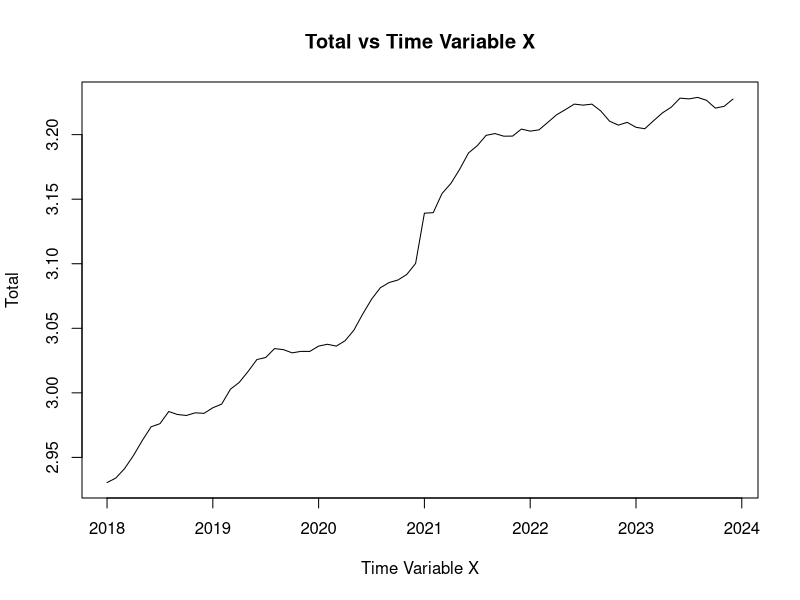
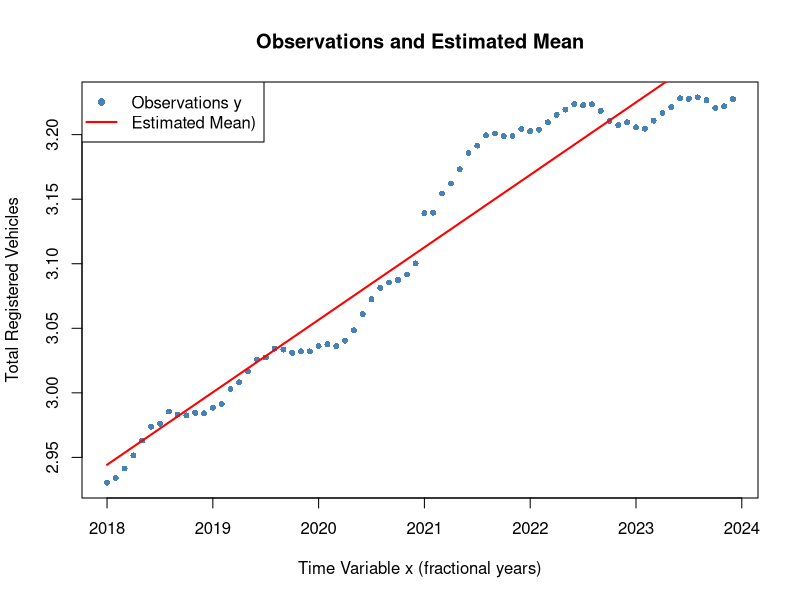
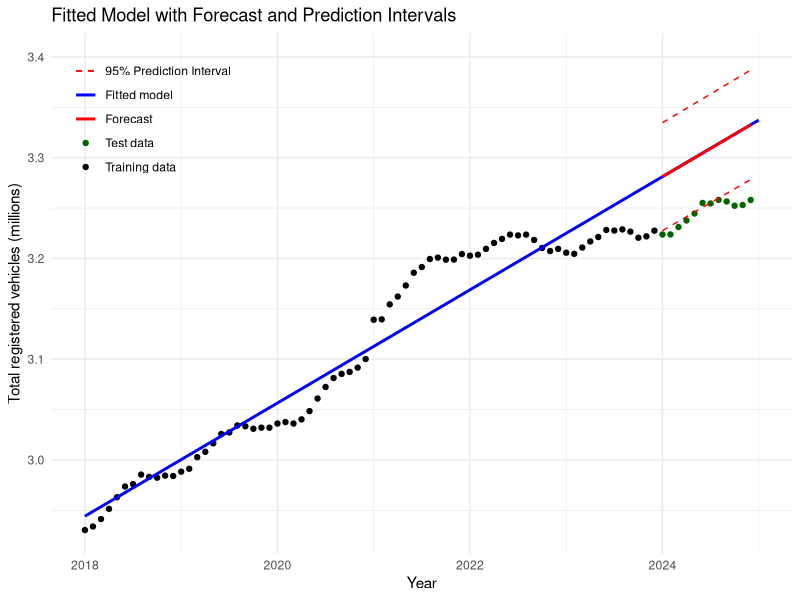
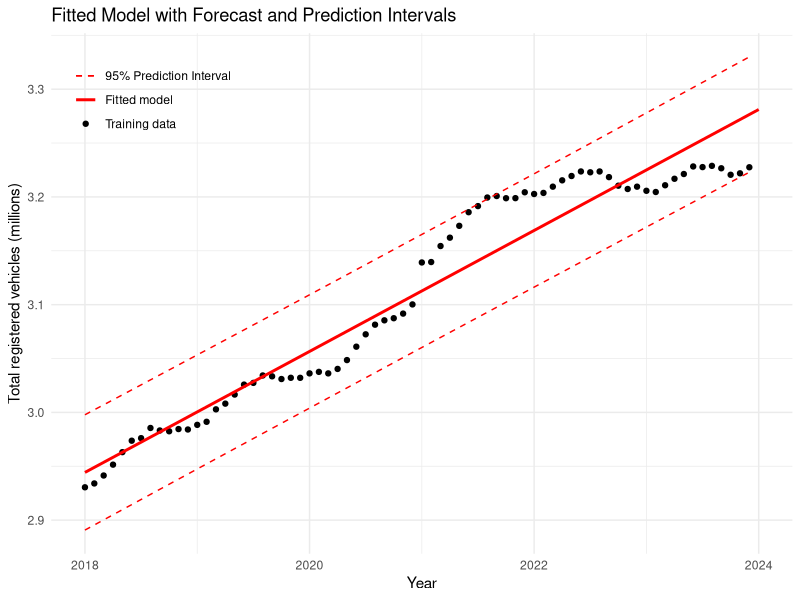
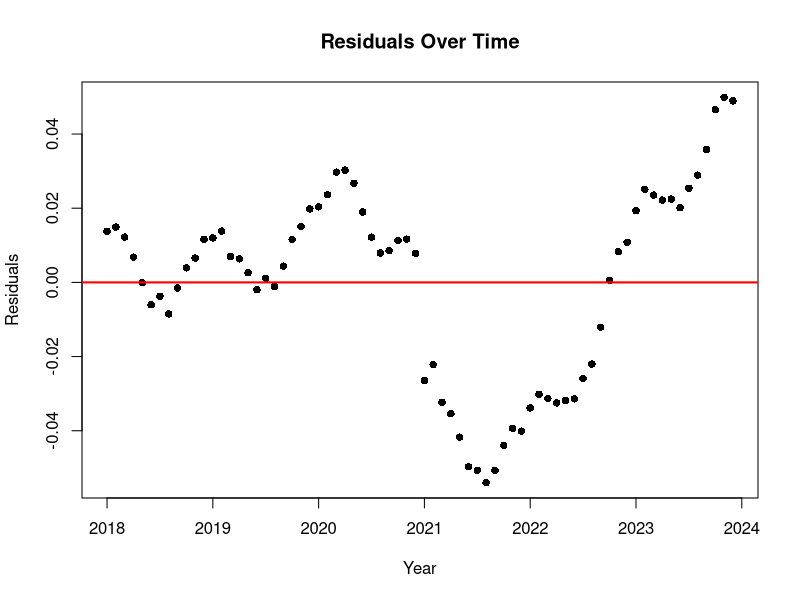
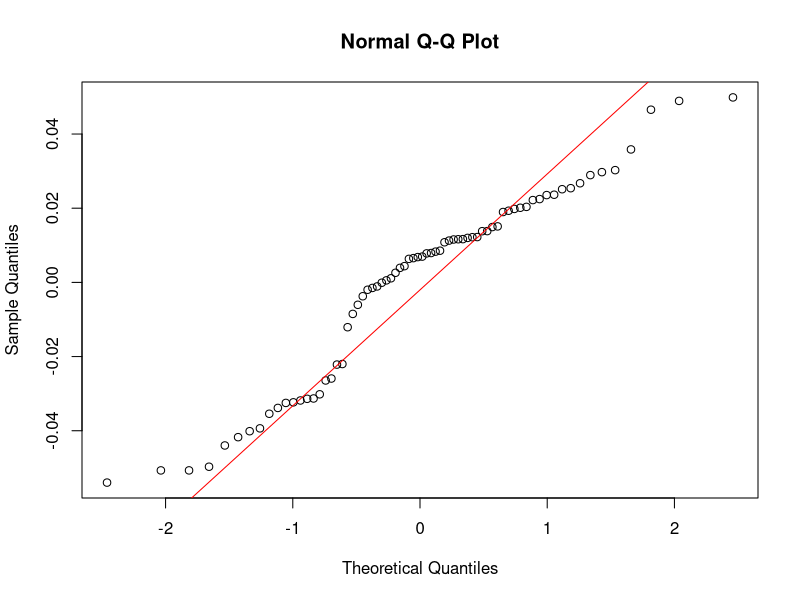
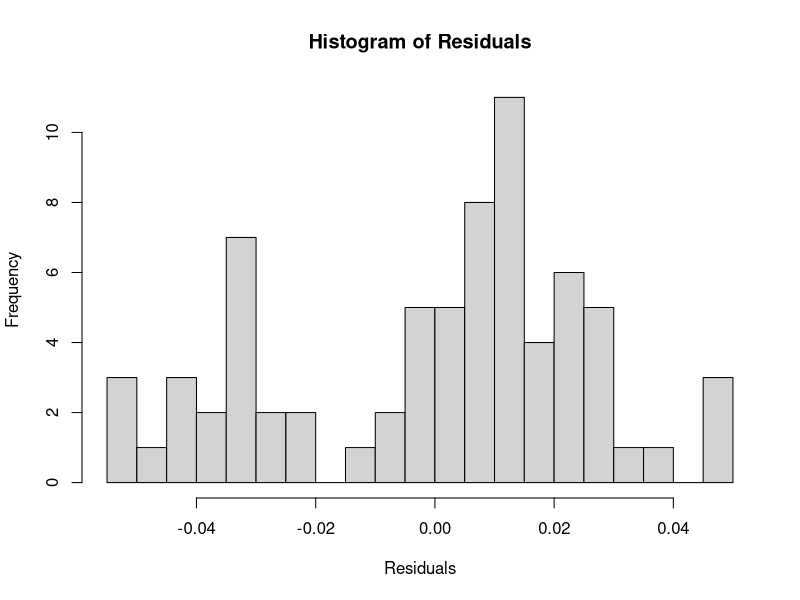
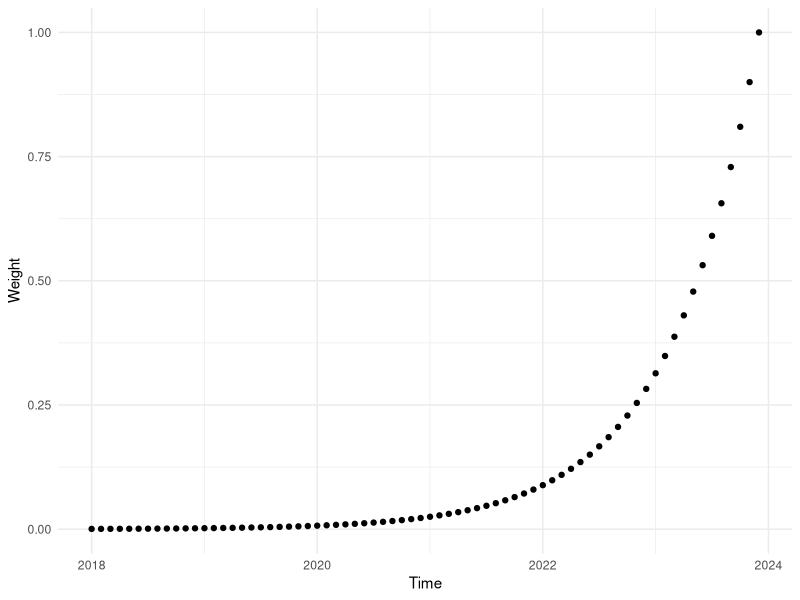

Write the R code that produced these figures, in order.
## ---- chunk 1
library(ggplot2)
## ---- chunk 2
### Read training data
#! Perhaps you need to set the working directory!?
#setwd("/home/pbac/g/course02417/2025/assignment1")
D <- read.csv("DST_BIL54.csv")
str(D)

# See the help
?strftime
D$time <- as.POSIXct(paste0(D$time,"-01"), "%Y-%m-%d", tz="UTC")
D$time
class(D$time)

## Year to month for each of them
D$year <- 1900 + as.POSIXlt(D$time)$year + as.POSIXlt(D$time)$mon / 12

## Make the output variable a floating point (i.e.\ decimal number)
D$total <- as.numeric(D$total) / 1E6

## Divide intro train and test set
teststart <- as.POSIXct("2024-01-01", tz="UTC")
Dtrain <- D[D$time < teststart, ]
Dtest <- D[D$time >= teststart, ]
## ---- chunk 3
Dtrain
## ---- chunk 4
dates <- as.Date(Dtrain$time)

# Create x 
Dtrain$x <- as.numeric(format(Dtrain$time, "%Y")) + 
            (as.numeric(format(Dtrain$time, "%m")) - 1) / 12
## ---- chunk 5
# Plot training data vs x

variable_of_interest = Dtrain$total
plot(Dtrain$x, variable_of_interest, type = "l", xlab = "Time Variable X", 
     ylab = "Total", main = "Total vs Time Variable X")

## ---- chunk 6
# Basic statistics
cat("Start value (2018-01):", Dtrain$total[1], "\n") 
cat("End value (2023-12):", tail(Dtrain$total, 1), "\n")
cat("Total growth:", tail(Dtrain$total, 1) - Dtrain$total[1], "\n")
cat("Monthly observations:", nrow(Dtrain), "\n")
cat("Average monthly growth:", mean(diff(Dtrain$total)), "\n")
cat("Annual growth rate:", mean(diff(Dtrain$total)) * 12, "\n")

# Linear trend fit (R² for predictability)
fit <- lm(total ~ x, data = Dtrain)
cat("Linear model R²:", round(summary(fit)$r.squared, 3), "\n")

# Print results
print(fit)
## ---- chunk 7
head(Dtrain[, c("x", "total")], 3)
## ---- chunk 8
y <- Dtrain$total
X <- cbind(1, Dtrain$x)

thetahat <- solve(t(X) %*% X) %*% t(X) %*% y

thetahat

## ---- chunk 9

# Step 1: Residuals
residuals <- y - X %*% thetahat

# Step 2: Estimate sigma^2 (residual variance)
n <- nrow(X)           # 72 observations
p <- ncol(X)           # 2 parameters
sigma2_hat <- sum(residuals^2) / (n - p)  # unbiased estimator

# Step 3: Variance-covariance matrix of thetahat
V_theta <- sigma2_hat * solve(t(X) %*% X)

# Step 4: Standard errors = sqrt(diag(V_theta))
se_theta1 <- sqrt(V_theta[1,1])  # σ̂_θ₁
se_theta2 <- sqrt(V_theta[2,2])  # σ̂_θ₂

se_theta1

se_theta2
## ---- chunk 10
fitted_mean <- X %*% thetahat  # μ̂(x) for all training points

plot(Dtrain$x, Dtrain$total, 
     pch = 16, col = "steelblue", cex = 0.8,
     xlab = "Time Variable x (fractional years)",
     ylab = "Total Registered Vehicles",
     main = "Observations and Estimated Mean")

lines(Dtrain$x, fitted_mean, col = "red", lwd = 2)

# Legend
legend("topleft", 
       legend = c("Observations y", "Estimated Mean)"), 
       pch = c(16, NA), 
       lty = c(NA, 1), 
       col = c("steelblue", "red"), 
       lwd = c(NA, 2))

## ---- chunk 11
# Test set: 2024-Jan to Dec

# Create x 
Dtest$x <- as.numeric(format(Dtest$time, "%Y")) + 
            (as.numeric(format(Dtest$time, "%m")) - 1) / 12

X_test <- cbind(1, Dtest$x)

# Predictions + 95% prediction intervals
yhat_test <- X_test %*% thetahat

se_pred_test <- sqrt(sigma2_hat + diag(X_test %*% V_theta %*% t(X_test)))
t_crit <- qt(0.975, df = nrow(X) - ncol(X))  # 95% critical t-value

pred_int <- cbind(
  lower = yhat_test - t_crit * se_pred_test,
  upper = yhat_test + t_crit * se_pred_test
)

# Forecast table using Dtest months
forecast_table <- data.frame(
  Month = format(Dtest$time, "%b %Y"),
  x = round(Dtest$x, 3),
  Actual = round(Dtest$total, 3),
  Forecast = round(yhat_test, 3),
  `Lower 95%` = round(pred_int[,1], 3),
  `Upper 95%` = round(pred_int[,2], 3)
)
print(forecast_table, row.names = FALSE)
## ---- chunk 12

# Order test data
ord <- order(Dtest$x)

# Dataframe for plot
Dpred <- data.frame(
  x = Dtest$x[ord],
  yhat = yhat_test[ord],
  lower = pred_int[ord, 1],
  upper = pred_int[ord, 2]
)


x_seq <- seq(min(c(Dtrain$x, Dtest$x)), 2025, length.out = 200)
Dfitted <- data.frame(
  x = x_seq,
  y = coef(fit)[1] + coef(fit)[2] * x_seq
)

ggplot() +
  geom_point(data = Dtrain,
             aes(x = x, y = total, color = "Training data")) +
  geom_point(data = Dtest,
             aes(x = x, y = total, color = "Test data")) +
  geom_line(data = Dfitted,
            aes(x = x, y = y, color = "Fitted model"),
            linewidth = 1) +
  geom_line(data = Dpred,
            aes(x = x, y = yhat, color = "Forecast"),
            linewidth = 1) +
  geom_line(data = Dpred,
            aes(x = x, y = lower, color = "95% Prediction Interval"),
            linetype = "dashed") +
  geom_line(data = Dpred,
            aes(x = x, y = upper, color = "95% Prediction Interval"),
            linetype = "dashed") +
  
  coord_cartesian(
    xlim = c(min(c(Dtrain$x, Dtest$x)), 2025),
    ylim = c(min(c(Dtrain$total, Dtest$total)), 3.4)) +
  
  scale_color_manual(
    name = "",
    values = c("Training data" = "black",
               "Test data" = "darkgreen",
               "Fitted model" = "blue",
               "Forecast" = "red",
               "95% Prediction Interval" = "red")) +
  
  labs(title = "Fitted Model with Forecast and Prediction Intervals",
       x = "Year",
       y = "Total registered vehicles (millions)") +
  
  theme_minimal() +
  theme(
    legend.position = "inside",
    legend.position.inside = c(0.02, 0.98),
    legend.justification = c(0, 0.9))
## ---- chunk 13

X_train <- cbind(1, Dtrain$x)

# Predictions + 95% prediction intervals for training data
yhat_train <- X_train %*% thetahat

se_pred_train <- sqrt(sigma2_hat + diag(X_train %*% V_theta %*% t(X_train)))
t_crit_train <- qt(0.975, df = nrow(X) - ncol(X))  # 95% critical t-value
pred_int_train <- cbind(
  lower = yhat_train - t_crit_train * se_pred_train,
  upper = yhat_train + t_crit_train * se_pred_train
)

## ---- chunk 14
# Order test data
ord_train <- order(Dtrain$x)

# Dataframe for plot
Dpred <- data.frame(
  x = Dtrain$x[ord_train],
  yhat = yhat_train[ord_train],
  lower = pred_int_train[ord_train, 1],
  upper = pred_int_train[ord_train, 2]
)


x_seq <- seq(min(c(Dtrain$x, Dtest$x)), 2024, length.out = 200)
Dfitted <- data.frame(
  x = x_seq,
  y = coef(fit)[1] + coef(fit)[2] * x_seq
)

ggplot() +
  geom_point(data = Dtrain,
             aes(x = x, y = total, color = "Training data")) +
  #geom_point(data = Dtest,
   #          aes(x = x, y = total, color = "Test data")) +
  geom_line(data = Dfitted,
            aes(x = x, y = y, color = "Fitted model"),
            linewidth = 1) +
  #geom_line(data = Dpred,
    #        aes(x = x, y = yhat, color = "Forecast"),
    #        linewidth = 1) +
  geom_line(data = Dpred,
            aes(x = x, y = lower, color = "95% Prediction Interval"),
            linetype = "dashed") +
  geom_line(data = Dpred,
            aes(x = x, y = upper, color = "95% Prediction Interval"),
            linetype = "dashed") +
  
  #coord_cartesian(
   # xlim = c(min(c(Dtrain$x, Dtest$x)), 2025),
    #ylim = c(min(c(Dtrain$total, Dtest$total)), 3.4)) +
  
  scale_color_manual(
    name = "",
    values = c("Training data" = "black",
               "Fitted model" = "red",
               "95% Prediction Interval" = "red")) +
  
  labs(title = "Fitted Model with Forecast and Prediction Intervals",
       x = "Year",
       y = "Total registered vehicles (millions)") +
  
  theme_minimal() +
  theme(
    legend.position = "inside",
    legend.position.inside = c(0.02, 0.98),
    legend.justification = c(0, 0.9))
## ---- chunk 15
residuals <- fitted_mean - Dtrain$total

plot(Dtrain$x, residuals,
     pch = 16,
     xlab = "Year",
     ylab = "Residuals",
     main = "Residuals Over Time")
abline(h = 0, col = "red", lwd = 2)
## ---- chunk 16
qqnorm(residuals)
qqline(residuals, col = "red")
## ---- chunk 17
hist(residuals,
     breaks = 15,
     main = "Histogram of Residuals",
     xlab = "Residuals")
## ---- chunk 18
lambda <- 0.9
lambdas <- lambda^((nrow(Dtrain)-1):0)

plot_data <- data.frame(
  Time = Dtrain$year,
  Weight = lambdas
)


p <- ggplot(plot_data, aes(x = Time, y = Weight)) +
  geom_point() +                      
  labs(x = "Time", y = "Weight") +    
  theme_minimal()                     


print(p)

# 4. Save the plot
#ggsave("4_2.png", plot = p, width = 8, height = 6, dpi = 600)
## ---- chunk 19
lambda_sum = sum(lambdas)
lambda_sum

OLS_sum = nrow(Dtrain)
OLS_sum
## ---- chunk 20
cov = diag(1/lambdas)

X_train <- cbind(1, Dtrain$x)
Y_train <- Dtrain$total 

F_N = t(X_train) %*% solve(cov) %*% X_train
h_N = t(X_train) %*% solve(cov) %*% Y_train

theta_hat_wls <- solve(F_N) %*% h_N
theta_hat_wls
## ---- chunk 21
library(ggplot2)

# ==========================================
# 1. OLS Full Model (Train + Test)
# ==========================================
# existing OLS thetahat and V_theta from sec 3
X_test  <- cbind(1, Dtest$x)
X_full  <- rbind(X_train, X_test)

# OLS Predictions for all data
y_hat_ols_full <- X_full %*% thetahat

# OLS standard errors and intervals for all data
se_pred_ols_full <- sqrt(sigma2_hat + diag(X_full %*% V_theta %*% t(X_full)))
t_crit_ols <- qt(0.975, df = nrow(X_train) - ncol(X_train))

pred_int_ols_full <- cbind(
  lower = y_hat_ols_full - t_crit_ols * se_pred_ols_full,
  upper = y_hat_ols_full + t_crit_ols * se_pred_ols_full
)

df_ols_full <- data.frame(
  x = c(Dtrain$x, Dtest$x),
  yhat = y_hat_ols_full,
  lower = pred_int_ols_full[, 1],
  upper = pred_int_ols_full[, 2],
  Model = "OLS (Global Trend)"
)

# ==========================================
# 2. WLS Full Model (Train + Test)
# ==========================================

# WLS variance and standard errors
res_wls <- Dtrain$total - (X_train %*% theta_hat_wls)
sigma2_wls <- sum(diag(solve(cov)) * res_wls^2) / (nrow(X_train) - ncol(X_train))
V_theta_wls <- sigma2_wls * solve(F_N)

# WLS Predictions
y_hat_wls_full <- X_full %*% theta_hat_wls

# WLS standard errors and intervals
se_pred_wls_full <- sqrt(sigma2_wls + diag(X_full %*% V_theta_wls %*% t(X_full)))
t_crit_wls <- qt(0.975, df = nrow(X_train) - ncol(X_train))

pred_int_wls_full <- cbind(
  lower = y_hat_wls_full - t_crit_wls * se_pred_wls_full,
  upper = y_hat_wls_full + t_crit_wls * se_pred_wls_full
)

df_wls_full <- data.frame(
  x = c(Dtrain$x, Dtest$x),
  yhat = y_hat_wls_full,
  lower = pred_int_wls_full[, 1],
  upper = pred_int_wls_full[, 2],
  Model = "WLS (Discounted, lambda=0.9)"
)

# Combine both models for easy plotting
df_models_full <- rbind(df_ols_full, df_wls_full)

# Combine actual data for plotting
df_actuals <- data.frame(
  x = c(Dtrain$x, Dtest$x),
  total = c(Dtrain$total, Dtest$total),
  Set = c(rep("Training Data", nrow(Dtrain)), rep("Test Data", nrow(Dtest)))
)

# ==========================================
# 3. Plotting the Full Models
# ==========================================
plot_4_5 <- ggplot() +
  # Actual observations
  geom_point(data = df_actuals, 
             aes(x = x, y = total, shape = Set), 
             color = "black", size = 1.5, alpha = 0.7) +
  
  # Lines for the fitted/forecasted models
  geom_line(data = df_models_full, 
            aes(x = x, y = yhat, color = Model), 
            linewidth = 1) +
  
  # Ribbons for the 95% prediction intervals
  geom_ribbon(data = df_models_full, 
              aes(x = x, ymin = lower, ymax = upper, fill = Model), 
              alpha = 0.15) +
  
  # Vertical line to show where training ends and test begins
  geom_vline(xintercept = min(Dtest$x), linetype = "dashed", color = "darkgray", linewidth = 0.8) +
  annotate("text", x = min(Dtest$x) + 0.05, y = mean(df_actuals$total), 
           label = "Forecast Start", angle = 90, vjust = -0.5, color = "darkgray") +
  
  # Formatting and aesthetics
  scale_shape_manual(name = "Data", values = c("Training Data" = 16, "Test Data" = 17)) +
  scale_color_manual(name = "Model", values = c("OLS (Global Trend)" = "blue", "WLS (Discounted, lambda=0.9)" = "red")) +
  scale_fill_manual(name = "Model", values = c("OLS (Global Trend)" = "blue", "WLS (Discounted, lambda=0.9)" = "red")) +
  
  labs(title = "Full Model Comparison: OLS vs. WLS (Training & Forecast)",
       x = "Year",
       y = "Total Registered Vehicles (Millions)") +
  
  theme_minimal() +
  theme(
    legend.position = "right",
    legend.box = "vertical"
  )

plot_4_5
#ggsave('4_5.png', plot =plot_4_5, height = 4, width = 8, dpi=400 )
## ---- chunk 22
# ==========================================
# 4.6: WLS for various lambdas
# ==========================================
lambdas_to_test <- c(0.99, 0.9, 0.8, 0.7, 0.6)


results_list <- list()
slopes_list <- list() # To inspect the slopes later


for (l in lambdas_to_test) {
  # 1. Calculate weights and Weight matrix W (inverse of covariance)
  w <- l^((nrow(Dtrain)-1):0)
  W <- diag(w)
  
  # 2. Estimate parameters (theta_hat)
  F_N <- t(X_train) %*% W %*% X_train
  h_N <- t(X_train) %*% W %*% Y_train
  theta_hat <- solve(F_N) %*% h_N
  
  # Save the slope (theta_2) for our commentary
  slopes_list[[as.character(l)]] <- theta_hat[2, 1]
  
  # 3. Forecasts for all data points
  y_hat_full <- X_full %*% theta_hat
  
  # 4. Store in a temporary dataframe
  tmp_df <- data.frame(
    x = c(Dtrain$x, Dtest$x),
    yhat = as.numeric(y_hat_full),
    Lambda = as.factor(paste("lambda =", l))
  )
  results_list[[as.character(l)]] <- tmp_df
}

# Combine all results into one dataframe
df_lambdas <- do.call(rbind, results_list)

# Print the slopes to answer the question
cat("Estimated Slopes (theta_2) for different lambdas:\n")
print(unlist(slopes_list))

# ==========================================
# Plotting the different lambdas
# ==========================================
plot_4_6 <- ggplot() +
  # Actual observations
  geom_point(data = df_actuals, 
             aes(x = x, y = total, shape = Set), 
             color = "black", size = 1.5, alpha = 0.5) +
  
  # Fitted/Forecasted lines for each lambda
  geom_line(data = df_lambdas, 
            aes(x = x, y = yhat, color = Lambda), 
            linewidth = 1) +
  
  # Vertical line separating train/test
  geom_vline(xintercept = min(Dtest$x), linetype = "dashed", color = "darkgray", linewidth = 0.8) +
  annotate("text", x = min(Dtest$x) + 0.05, y = mean(df_actuals$total), 
           label = "Forecast Start", angle = 90, vjust = -0.5, color = "darkgray") +
  
  scale_shape_manual(name = "Data", values = c("Training Data" = 16, "Test Data" = 17)) +
  labs(title = "WLS Forecasts for Different Forgetting Factors (Lambda)",
       x = "Year",
       y = "Total Registered Vehicles (Millions)") +
  
  theme_minimal() +
  theme(legend.position = "right")

plot_4_6
#ggsave('4_6.png', plot = plot_4_6, height = 4, width = 8, dpi=400)
## ---- chunk 23

y

X
#cat("y1 =", y[1], "\n")  # Jan 2018
# cat("y2 =", y[2], "\n")  # Feb 2018
# cat("x1 =", X[1,], "\n")      # ~2018.0  
# cat("x2 =", X[2,], "\n")      # ~2018.083

## ---- chunk 24
# RLS
# Set the initial value of R and theta
p <- ncol(X) 
N <- nrow(X) # datapoints
R <- diag(0.1, nrow=p)
## ---- chunk 25
theta <- c(0,0)#rep(0, p)
Theta <- matrix(NA, nrow=N, ncol=p)

# Iterate through and estimate the parameters
for(i in 1:N){
  (x <- X[i, ])
  # Update
  (R <- R + x %*% t(x))
  (theta <- theta + solve(R) %*% x %*% (y[i] - t(x) %*% theta))
  Theta[i, ] <- theta
}

Theta

Theta[1,] 
Theta[2,]
Theta[3,]

## ---- chunk 26
theta <- c(0,0)#rep(0, p)
Theta <- matrix(NA, nrow=N, ncol=p)

# Iterate through and estimate the parameters
for(i in 1:N){
  (x <- X[i, ])
  # Update
  (R <- R + x %*% t(x))
  (theta <- theta + solve(R) %*% x %*% (y[i] - t(x) %*% theta))
  Theta[i, ] <- theta
}

Theta
## ---- chunk 27
# Now iterate through data:
# For each step:
# - calculate R and theta
# - calculate one-step prediction

lambda <- 0.7

# we will use the entire dataset (not only the training data from before):
X <- cbind(1, Dtrain$x)
y <- cbind(Dtrain$total)

n <- length(X[,1])

# initialise containers for parameter estimates (Theta) and one step predictions:
Theta_07 <- matrix(NA, nrow=n, ncol=2)
OneStepPred_07 <- matrix(NA, nrow=n)


# 1 # very first step:
x1 <- X[1,]

R_1 <- diag(0.1,2) # Same initialization as before 
h_1 <- x1*y[1]    # h is a px1 vector (but R prints it in a row..)

# to estimate theta we need to invert R:
#solve(R_1)
# in this very first step R cannot be inverted - too soon to estimate parameters!
# (we cannot estimate p parameters drom only one datapoint)


# 2 # second step - first time to estimate parameters and make prediction
x2 <- X[2,]
R_2 <- lambda*R_1 + x2 %*% t(x2)
h_2 <- lambda*h_1 + x2 * y[2]

# we estimate theta (for the first time - so not yet using "update" formula):
Theta_07[2,] <- solve(R_2) %*% h_2

# we predict one step ahead:
OneStepPred_07[2+1] <- X[2+1,]%*%Theta_07[2,]


# 3 # third step - first time to use update formula
x3 <- X[3,]
R_3 <- lambda*R_2 + x3 %*% t(x3)
Theta_07[3,] <- Theta_07[2,] + solve(R_3) %*% x3 %*% (y[3] - t(x3) %*% Theta_07[2,])

# we predict one step ahead:
OneStepPred_07[3+1] <- X[3+1,]%*%Theta_07[3,]


# next many steps # - update and predict

R <- R_3

for(i in 4:n){
  x <- X[i, ]
  # Update
  R <- lambda*R + x %*% t(x)
  Theta_07[i, ] <- Theta_07[i-1, ] + solve(R) %*% x %*% (y[i] - t(x) %*% Theta_07[i-1, ])
}

# predict
for(i in 4:n-1){
  OneStepPred_07[i+1] <- X[i+1, ]%*%Theta_07[i, ]
}
## ---- chunk 28
# Again for lambda = 0.99

lambda <- 0.99

# we will use the entire dataset (not only the training data from before):
X <- cbind(1, Dtrain$x)
y <- cbind(Dtrain$total)

n <- length(X[,1])

# initialise containers for parameter estimates (Theta) and one step predictions:
Theta_099 <- matrix(NA, nrow=n, ncol=2)
OneStepPred_099 <- matrix(NA, nrow=n)

x1 <- X[1,]

R_1 <- diag(0.1,2) # Initialize 
h_1 <- x1*y[1]    # h is a px1 vector (but R prints it in a row..)

# to estimate theta we need to invert R:
#solve(R_1)
# in this very first step R cannot be inverted - too soon to estimate parameters!
# (we cannot estimate p parameters drom only one datapoint)

# 2 # second step - first time to estimate parameters and make prediction
x2 <- X[2,]
R_2 <- lambda*R_1 + x2 %*% t(x2)
h_2 <- lambda*h_1 + x2 * y[2]

# we estimate theta (for the first time - so not yet using "update" formula):
Theta_099[2,] <- solve(R_2) %*% h_2

# we predict one step ahead:
OneStepPred_099[2+1] <- X[2+1,]%*%Theta_099[2,]


# 3 # third step - first time to use update formula
x3 <- X[3,]
R_3 <- lambda*R_2 + x3 %*% t(x3)
Theta_099[3,] <- Theta_099[2,] + solve(R_3) %*% x3 %*% (y[3] - t(x3) %*% Theta_099[2,])

# we predict one step ahead:
OneStepPred_099[3+1] <- X[3+1,]%*%Theta_099[3,]


# next many steps # - update and predict

R <- R_3

for(i in 4:n){
  x <- X[i, ]
  # Update
  R <- lambda*R + x %*% t(x)
  Theta_099[i, ] <- Theta_099[i-1, ] + solve(R) %*% x %*% (y[i] - t(x) %*% Theta_099[i-1, ])
}

# predict
for(i in 4:n-1){
  OneStepPred_099[i+1] <- X[i+1, ]%*%Theta_099[i, ]
}
## ---- chunk 29
plot(Theta_07[,1], xlab = "Index", ylab = "Theta_1 value")
points(Theta_099[,1], col=2)
legend("topleft", legend=c("lambda=0.7","lambda=0.99"),
       col=c(1,2), lty=1)
## ---- chunk 30
plot(Theta_07[,2], xlab = "Index", ylab = "Theta_2 value")
points(Theta_099[,2], col=2)
legend("topleft", legend=c("lambda=0.7","lambda=0.99"),
       col=c(1,2), lty=1)
## ---- chunk 31
Theta_07[1,] =c(0,0)
Theta_099[1,] =c(0,0)
## ---- chunk 32
# Plot one step predictions:
ggplot(Dtrain, aes(x=x, y=total)) +
  geom_point(col="black") +
  geom_point(aes(y=OneStepPred_07), colour="blue", size=1) + 
  geom_line(aes(y=OneStepPred_07), colour="blue") +
  coord_cartesian(ylim = c(2.9, 3.4), xlim = c(2018,2024)) +
  scale_colour_manual(
    name = "Series",
    values = c("Observed" = "black",
               "One-step prediction" = "blue")
  )

## ---- chunk 33
residplot_07 <- OneStepPred_07[-(1:5)]
residplot_099 <- OneStepPred_099[-(1:5)]
residplot_y <- y[-(1:5)]
## ---- chunk 34
one_step_resid_07 <- residplot_07 - residplot_y
one_step_resid_099 <- residplot_099 -residplot_y
## ---- chunk 35
plot(one_step_resid_07, xlab = "Index", ylab = "Residuals", ylim = c(-0.12,0.2))
points(one_step_resid_099, col="red")
legend("topright", legend = c("lambda=0.7", "lambda=0.99"), col = c(1,2), lty=1)
## ---- chunk 36
# Just the RLS code from earlier but I made it a function
RLS_forgetting <- function(y,X,lambda){
n <- nrow(X)
p <- ncol(X)

# initialise containers for parameter estimates (Theta) and one step predictions:
Theta <- matrix(NA, nrow=n, ncol=p)
OneStepPred <- matrix(NA, nrow=n)


# 1 # very first step:
x1 <- X[1,]

R_1 <- diag(0.1,2) # Initialization
h_1 <- x1*y[1]    # h is a px1 vector (but R prints it in a row..)




# 2 # second step - first time to estimate parameters and make prediction
x2 <- X[2,]
R_2 <- lambda*R_1 + x2 %*% t(x2)
h_2 <- lambda*h_1 + x2 * y[2]


# R is now invertible (we can estimate p parameters from p observations)

# we estimate theta (for the first time - so not yet using "update" formula):
Theta[2,] <- solve(R_2) %*% h_2

# we predict one step ahead:
OneStepPred[2+1] <- X[2+1,]%*%Theta[2,]

# 3 # third step - first time to use update formula
x3 <- X[3,]
R_3 <- lambda*R_2 + x3 %*% t(x3)
Theta[3,] <- Theta[2,] + solve(R_3) %*% x3 %*% (y[3] - t(x3) %*% Theta[2,])

# we predict one step ahead:
OneStepPred[3+1] <- X[3+1,]%*%Theta[3,]

# next many steps # - update and predict

R <- R_3

for(i in 4:n){
  x <- X[i, ]
  # Update
  R <- lambda*R + x %*% t(x)
  Theta[i, ] <- Theta[i-1, ] + solve(R) %*% x %*% (y[i] - t(x) %*% Theta[i-1, ])
}

# predict
for(i in 4:n-1){
  OneStepPred[i+1] <- X[i+1, ]%*%Theta[i, ]
}

return(list(OneStepPred = OneStepPred,
            Theta = Theta))

}
## ---- chunk 37
# Setup parameters
k_seq <- 1:12                              
lambda_seq <- seq(0.5, 0.99, by = 0.01)   

# Create a matrix to store results (Rows = lambda, Columns = k)
rmse_matrix <- matrix(NA, nrow = length(lambda_seq), ncol = length(k_seq))
n <- nrow(X)

# Loop through each lambda value
for (j in seq_along(lambda_seq)) {
  lam <- lambda_seq[j]
  
  # Fit the RLS model ONCE per lambda
  rls_model <- RLS_forgetting(y, X, lam)
  Theta_est <- rls_model$Theta
  
  # Loop through each k value for the current lambda
  for (k_idx in seq_along(k_seq)) {
    k <- k_seq[k_idx]
    
    k_step_preds <- rep(NA, n)
    
    # Calculate k-step predictions
    for (i in (k + 1):n) {
      if (!any(is.na(Theta_est[i - k, ]))) {
        k_step_preds[i] <- sum(X[i, ] * Theta_est[i - k, ]) 
      }
    }
    
    # Calculate residuals and store the RMSE in the matrix
    k_step_residuals <- y - k_step_preds
    rmse_matrix[j, k_idx] <- sqrt(mean(k_step_residuals^2, na.rm = TRUE))
  }
}

# Plot the results for multiple columns
colors <- rainbow(length(k_seq))

matplot(lambda_seq, rmse_matrix, 
        type = "l", lty = 1, lwd = 2, col = colors,
        xlab = expression(lambda), 
        ylab = "RMSE",
        main = "RMSE vs. Lambda across Forecast Horizons (k=1 to 12)")

legend("topright", 
       legend = paste("k =", k_seq), 
       col = colors, 
       lty = 1, 
       lwd = 2, 
       cex = 0.8,
       title = "Forecast Horizon")
## ---- chunk 38
y_test <- Dtest$total
## ---- chunk 39
# I will choose lambda as 0.7
lambda_fixed <- 0.7

# Run on training set
train_results <- RLS_forgetting(y, X, lambda_fixed)

# Extract the very last Theta from training to use as the starting point for test
last_theta_train <- train_results$Theta[nrow(X), ]

# We also need the final R matrix from training. 
# Since the function doesn't return it, we quickly re-calculate it:
p <- ncol(X)
R <- diag(0.1, p) 
for(i in 1:nrow(X)) {
  x <- X[i, ]
  R <- lambda_fixed * R + x %*% t(x)
}
## ---- chunk 40
n_test <- nrow(X_test)
test_preds <- numeric(n_test)
current_theta <- last_theta_train

for (i in 1:n_test) {
  x_test <- X_test[i, ]
  
  # 1. Predict the current test value using the existing theta
  test_preds[i] <- sum(x_test * current_theta)
  
  # 2. Update R and Theta using the actual y_test[i] (Online Learning)
  R <- lambda_fixed * R + x_test %*% t(x_test)
  current_theta <- current_theta + solve(R) %*% x_test %*% (y_test[i] - sum(x_test * current_theta))
}
## ---- chunk 41
# Create the test data frame
# (Ensure x_test_values are the time points corresponding to your test set)
Dtest_plot <- data.frame(
  x = Dtest$x, 
  total = y_test,
  OneStepPred_07 = test_preds
)

Dtrain_plot <- data.frame(
  x = Dtrain$x, 
  total = y,
  OneStepPred_07 = OneStepPred_07
)

# Combine them into one "Full" dataset
Dfull <- rbind(Dtrain_plot[, c("x", "total", "OneStepPred_07")], Dtest_plot)

# Identify where the split happens for the vertical line
split_time <- max(Dtrain_plot$x)
## ---- chunk 42

ggplot(Dfull, aes(x = x)) +
  # Actual Observed Data
  geom_point(aes(y = total, colour = "Observed"), alpha = 0.5) +
  
  # RLS Predictions (Train + Test)
  geom_line(aes(y = OneStepPred_07, colour = "One-step prediction"), size = 1) +
  geom_point(aes(y = OneStepPred_07, colour = "One-step prediction"), size = 1) +
  
  # Vertical line to show where Test set begins
  geom_vline(xintercept = split_time, linetype = "dashed", color = "red", size = 1) +
  annotate("text", x = split_time, y = 3.35, label = "Test Start", color = "red", angle = 90, vjust = -0.5) +
  
  # Styling and Limits
  coord_cartesian(ylim = c(2.9, 3.4), xlim = c(2019, max(Dfull$x))) +
  scale_colour_manual(
    name = " ",
    values = c("Observed" = "black", "One-step prediction" = "blue")
  ) +
  theme_minimal() +
  labs(title = "RLS Predictions",
       subtitle = "Lambda = 0.7",
       x = "Year", y = "Total Registered Vehicles")
